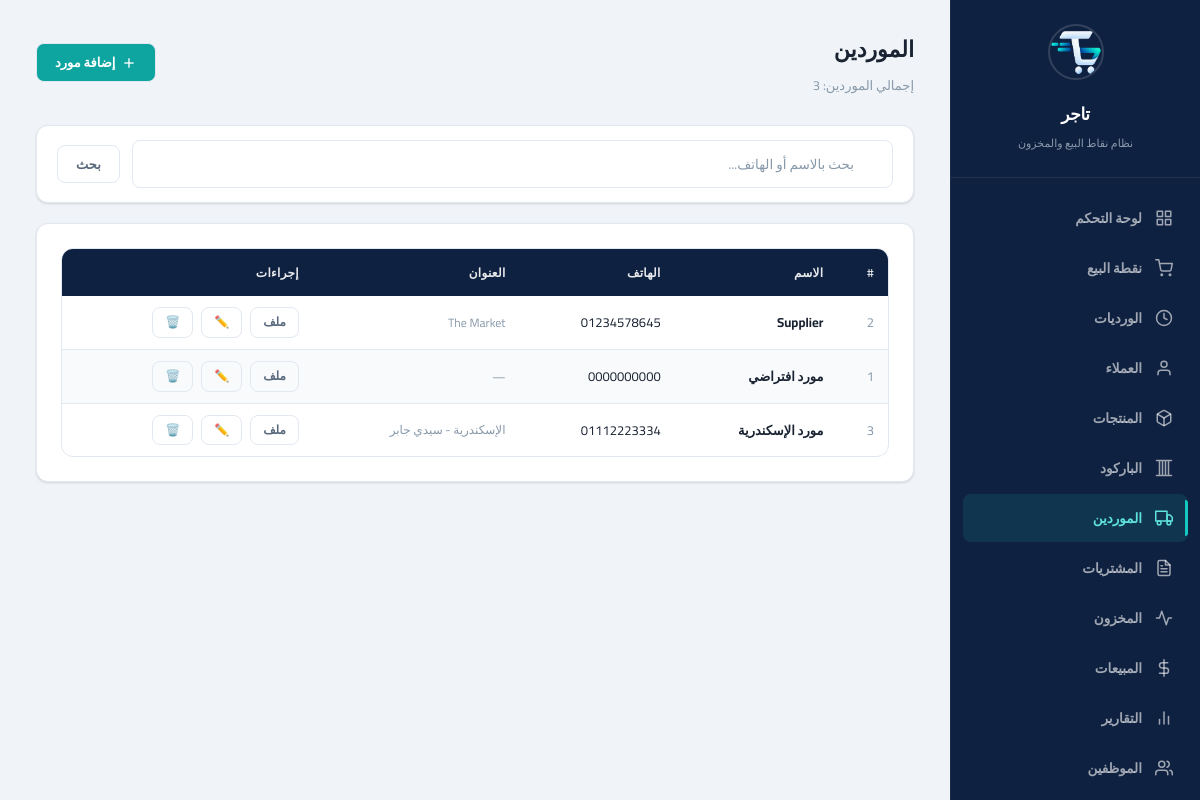
Page /?page=suppliers (signed in) on the committed database.
### tables this page shows
CREATE TABLE suppliers (
    id INTEGER PRIMARY KEY AUTOINCREMENT,
    name TEXT NOT NULL,
    phone TEXT DEFAULT NULL,
    address TEXT DEFAULT NULL,
    notes TEXT DEFAULT NULL,
    is_active INTEGER NOT NULL DEFAULT 1,
    created_at TEXT NOT NULL DEFAULT (datetime('now', 'localtime')),
    updated_at TEXT NOT NULL DEFAULT (datetime('now', 'localtime'))
);

### www/app/controllers/SupplierController.php (called while the page is built, shortened)
<?php
class SupplierController {
    private $supplierService;
    public function __construct() {
        $this->supplierService = new SupplierService();
    }
    public function index() {
        $search = $_GET['search'] ?? '';
        $suppliers = $this->supplierService->getAll($search);
        include APP_PATH . '/views/layout/header.php';
        include APP_PATH . '/views/suppliers/index.php';
        include APP_PATH . '/views/layout/footer.php';
    }
}

### www/app/config/database.php (called while the page is built, shortened)
<?php
class Database {
    private static $instance = null;
    private $pdo;
    private function __construct() {
        $this->dbPath = __DIR__ . '/../../data/pos_system.db';
        try {
            $this->pdo = new PDO('sqlite:' . $this->dbPath);
            $this->pdo->setAttribute(PDO::ATTR_ERRMODE, PDO::ERRMODE_EXCEPTION);
            $this->pdo->setAttribute(PDO::ATTR_DEFAULT_FETCH_MODE, PDO::FETCH_ASSOC);
            $this->pdo->exec('PRAGMA journal_mode = WAL');
            $this->pdo->exec('PRAGMA foreign_keys = ON');
            $this->pdo->exec('PRAGMA busy_timeout = 5000');
            $this->pdo->exec('PRAGMA synchronous = NORMAL');
            $this->pdo->exec('PRAGMA cache_size = -8000');
            $this->pdo->exec('PRAGMA temp_store = MEMORY');
        } catch (PDOException $e) {
            die('Database connection failed: ' . $e->getMessage());
        }
    }
    public static function getInstance() {
        if (self::$instance === null) {
            self::$instance = new self();
        }
        return self::$instance;
    }
    public function getConnection() {
        return $this->pdo;
    }
    public function migrate() {
        $this->pdo->exec(
            "CREATE TABLE IF NOT EXISTS migrations (
                id INTEGER PRIMARY KEY AUTOINCREMENT,
                filename TEXT NOT NULL UNIQUE,
                applied_at TEXT NOT NULL DEFAULT (datetime('now', 'localtime'))
            )"
        );
    }
}

### www/app/services/SupplierService.php (called while the page is built, shortened)
<?php
class SupplierService {
    private $supplierRepo;
    public function __construct() {
        $this->supplierRepo = new SupplierRepository();
    }
    public function getAll($search = '') {
        return $this->supplierRepo->getAll($search);
    }
}

### www/app/repositories/SupplierRepository.php (called while the page is built, shortened)
<?php
class SupplierRepository {
    private $db;
    public function __construct() {
        $this->db = Database::getInstance()->getConnection();
    }
    public function getAll($search = '') {
        $sql = "SELECT * FROM suppliers WHERE is_active = 1";
        $params = [];
        $sql .= " ORDER BY name ASC";
        $stmt = $this->db->prepare($sql);
        $stmt->execute($params);
        return $stmt->fetchAll();
    }
}

### www/app/views/suppliers/index.php (the view, shortened to what this page needs)
<div class="page-header">
    <div>
        <h1>الموردين</h1>
        <p class="subtitle">إجمالي الموردين: <?= count($suppliers) ?></p>
    </div>
    <a href="?page=suppliers&action=create" class="btn btn-primary">
        <svg width="16" height="16" viewBox="0 0 24 24" fill="none" stroke="currentColor" stroke-width="2"><line x1="12" y1="5" x2="12" y2="19"></line><line x1="5" y1="12" x2="19" y2="12"></line></svg>
        إضافة مورد
    </a>
</div>
<div class="card" style="padding:14px 20px;">
    <form style="display:flex;align-items:center;gap:12px;" method="GET">
        <div class="search-box" style="flex:1;">
            <input type="text" name="search" class="form-control" placeholder="بحث بالاسم أو الهاتف..." value="<?= htmlspecialchars($_GET['search'] ?? '') ?>">
        </div>
        <button type="submit" class="btn btn-outline">بحث</button>
    </form>
</div>
<div class="card">
    <?php if (!empty($suppliers)): ?>
    <div class="table-wrapper">
        <table>
            <thead>
                <tr>
                    <th>#</th>
                    <th>الاسم</th>
                    <th>الهاتف</th>
                    <th>العنوان</th>
                    <th>إجراءات</th>
                </tr>
            </thead>
            <tbody>
                <?php foreach ($suppliers as $s): ?>
                <tr>
                    <td class="text-muted"><?= $s['id'] ?></td>
                    <td class="fw-bold"><?= htmlspecialchars($s['name']) ?></td>
                    <td><?= $s['phone'] ?: '—' ?></td>
                    <td class="text-muted fs-sm"><?= $s['address'] ? htmlspecialchars($s['address']) : '—' ?></td>
                    <td>
                        <div class="btn-group">
                            <a href="?page=suppliers&action=profile&id=<?= $s['id'] ?>" class="btn btn-sm btn-outline">ملف</a>
                            <a href="?page=suppliers&action=edit&id=<?= $s['id'] ?>" class="btn btn-sm btn-ghost">✏️</a>
                            <button class="btn btn-sm btn-ghost text-danger" onclick="deleteItem('?page=suppliers&action=delete&id=<?= $s['id'] ?>', 'حذف <?= htmlspecialchars($s['name']) ?>؟')">🗑️</button>
                        </div>
                    </td>
                </tr>
                <?php endforeach; ?>
            </tbody>
        </table>
    </div>
    <?php else: ?>
    <div class="empty-state">
        <p>لا يوجد موردين</p>
    </div>
    <?php endif; ?>
</div>

### www/public/css/main.css (style rules this page uses)
:root { --navy-900: #0a1628; --navy-800: #0f2140; --navy-700: #152d54; --navy-600: #1b3a68; --navy-500: #24507e; --teal-600: #0d8a85; --teal-500: #0ea5a0; --teal-400: #14c8c1; --teal-300: #5ee2db; --teal-200: #a6f0ed; --teal-100: #d4faf8; --bg-primary: #f0f4f8; --bg-secondary: #ffffff; --bg-card: #ffffff; --bg-card-hover: #f7f9fb; --bg-input: #ffffff; --bg-sidebar: var(--navy-800); --border-color: #e2e8f0; --border-focus: var(--teal-500); --text-primary: #1a2332; --text-secondary: #5a6a7e; --text-muted: #8899aa; --text-on-dark: #e2e8f0; --text-on-dark-muted: #8899aa; --accent: var(--teal-500); --accent-hover: var(--teal-400); --accent-light: rgba(14, 165, 160, 0.1); --success: #10b981; --success-bg: #d1fae5; --warning: #f59e0b; --warning-bg: #fef3c7; --danger: #ef4444; --danger-bg: #fee2e2; --info: #3b82f6; --info-bg: #dbeafe; --shadow: 0 1px 3px rgba(0, 0, 0, 0.08), 0 1px 2px rgba(0, 0, 0, 0.06); --shadow-md: 0 4px 6px rgba(0, 0, 0, 0.07), 0 2px 4px rgba(0, 0, 0, 0.06); --shadow-lg: 0 10px 25px rgba(0, 0, 0, 0.1); --sidebar-width: 250px; --radius: 12px; --radius-sm: 8px; --radius-lg: 16px; --transition: all 0.2s ease; --font: 'Cairo', 'Segoe UI', Tahoma, sans-serif; }
*, *::before, *::after { box-sizing: border-box; margin: 0; padding: 0; }
html, body { height: 100%; font-family: var(--font); font-size: 14px; background: var(--bg-primary); color: var(--text-primary); direction: rtl; overflow: hidden; -webkit-font-smoothing: antialiased; }
a { color: var(--accent); text-decoration: none; }
.page-header { display: flex; align-items: center; justify-content: space-between; margin-bottom: 28px; flex-wrap: wrap; gap: 16px; }
.page-header h1 { font-size: 22px; font-weight: 800; color: var(--text-primary); }
.page-header .subtitle { font-size: 13px; color: var(--text-muted); margin-top: 3px; }
.card { background: var(--bg-card); border: 1px solid var(--border-color); border-radius: var(--radius); padding: 24px; margin-bottom: 20px; box-shadow: var(--shadow); }
.btn { display: inline-flex; align-items: center; justify-content: center; gap: 6px; padding: 9px 18px; border: 1px solid var(--border-color); background: var(--bg-card); color: var(--text-primary); border-radius: var(--radius-sm); font-size: 13px; font-weight: 600; font-family: var(--font); cursor: pointer; transition: var(--transition); white-space: nowrap; line-height: 1.4; text-decoration: none; }
.btn-primary { background: var(--teal-500); color: #fff; }
.btn-outline { background: transparent; border: 1px solid var(--border-color); color: var(--text-secondary); }
.btn-ghost { background: transparent; color: var(--text-secondary); padding: 6px 10px; }
.btn-sm { padding: 6px 12px; font-size: 12px; }
.btn-group { display: flex; gap: 8px; flex-wrap: wrap; }
.form-control { width: 100%; padding: 10px 14px; background: var(--bg-input); border: 1.5px solid var(--border-color); border-radius: var(--radius-sm); color: var(--text-primary); font-size: 13.5px; font-family: var(--font); transition: var(--transition); outline: none; }
.form-control::placeholder { color: var(--text-muted); }
.table-wrapper { overflow-x: auto; border-radius: var(--radius); border: 1px solid var(--border-color); }
table { width: 100%; border-collapse: collapse; font-size: 13px; }
thead { background: var(--navy-800); }
th { padding: 12px 14px; text-align: right; font-weight: 600; color: rgba(255, 255, 255, 0.9); font-size: 12px; text-transform: uppercase; letter-spacing: 0.3px; border-bottom: none; white-space: nowrap; }
td { padding: 11px 14px; border-bottom: 1px solid var(--border-color); color: var(--text-primary); }
tbody tr { transition: background 0.15s ease; }
tbody tr:last-child td { border-bottom: none; }
tbody tr:nth-child(even) { background: #f8fafc; }
.search-box { position: relative; }
.search-box input { padding-right: 38px; }
.text-danger { color: var(--danger); }
.text-muted { color: var(--text-muted); }
.fw-bold { font-weight: 700; }
.fs-sm { font-size: 12px; }
.fw-bold { font-weight: 700 !important; }
.fs-sm { font-size: 12px !important; }
.text-danger { color: var(--danger) !important; }
.text-muted { color: var(--text-muted) !important; }

### rows in the picture
suppliers: id "2", name "Supplier", phone "01234578645", address "The Market"
suppliers: id "1", name "مورد افتراضي", phone "0000000000"
suppliers: id "3", name "مورد الإسكندرية", phone "01112223334", address "الإسكندرية - سيدي جابر"

### other values in the picture
count($suppliers) "3"
